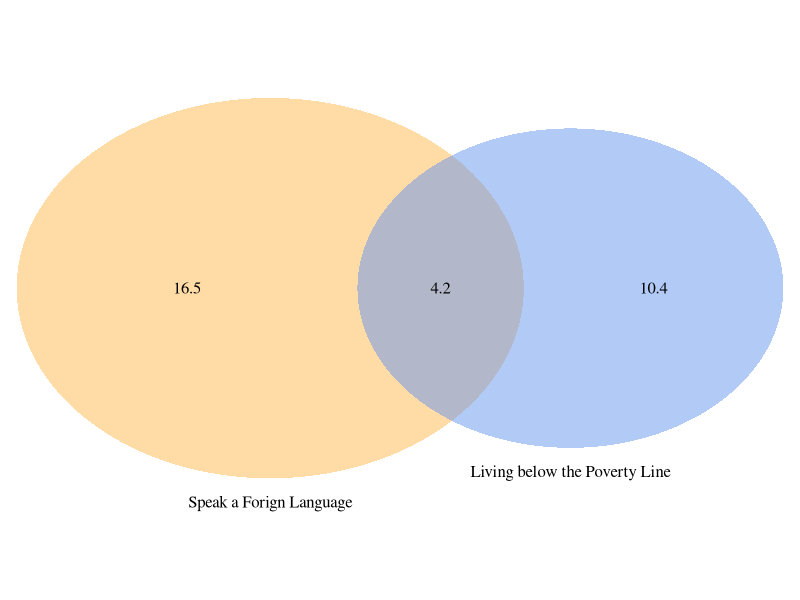
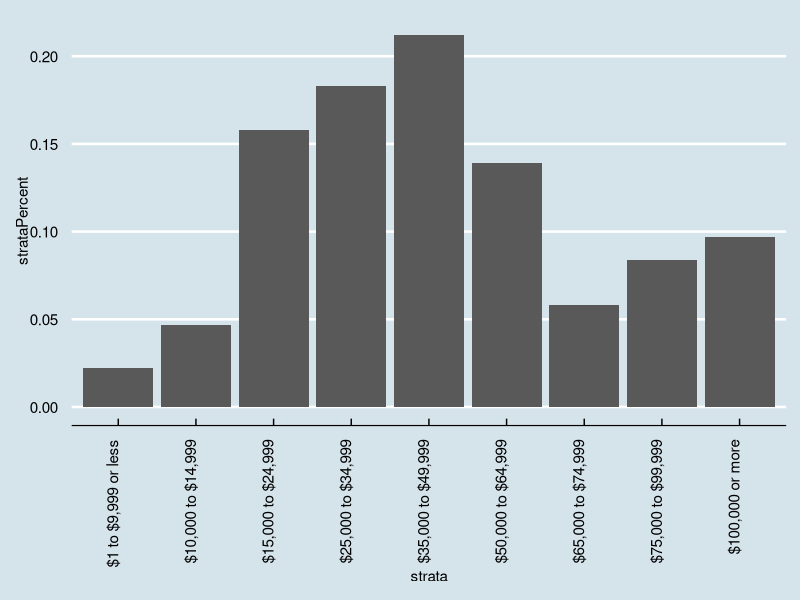

R code for these plots, in order:
## ---- chunk 1
knitr::opts_chunk$set(echo = TRUE)
#library(DT)
#DT::datatable(smokinghabits, options = list(pageLength = 10))
## ---- chunk 2
round(4 / 36, 3)
## ---- chunk 3
round(1/36, 3)
## ---- chunk 4
# install.packages('VennDiagram')
library(VennDiagram)

grid.newpage()
draw.pairwise.venn(area1 = 14.6, area2 = 20.7, cross.area = 4.2,
                   category = c("Living below the Poverty Line", "Speak a Forign Language"), 
                   lty = rep("blank", 2), fill = c("#6495ED", "#ffb84d"), 
                   alpha = rep(0.5, 2), cat.pos = c(0,  0), cat.dist = rep(0.025, 2))

## ---- chunk 5
print(paste((.104 + .042 + .165) * 100, "%" ))
## ---- chunk 6
print(paste((1 - (.104 + .042 + .165)) * 100, "%" ))
## ---- chunk 7
  .207 * .146 * 100
## ---- chunk 8
library(knitr)
Male <- c("Blue", "Brown", "Green")
Blue <- c(78, 19, 11)
Brown <- c(23,23,9)
Green <- c(13,12,16)
df = data.frame(Blue, Brown, Green, row.names = Male) # Do not incldue Male yet:
df$Totals <- apply(df, 1, sum)
df["Total" ,] <- colSums(df)
kable(df)
## ---- chunk 9
ans <-  df["Total", "Blue"] + df["Blue", "Totals"] - df["Blue", "Blue"] # Need to subtact blue blue because it would be double counted.
ans
ans / df["Total", "Totals"]
## ---- chunk 10
df["Blue", "Blue"]/df["Blue", "Totals"]
## ---- chunk 11
df["Brown", "Blue"]/ df["Brown", "Totals"]
df["Green", "Blue"]/ df["Green", "Totals"]
## ---- chunk 12
all.equal(78/114, 108/204)

a <- 78/114
b <- 108/204
identical(a,b)
## ---- chunk 13
type <- c("Fiction", "Non_Fiction")
HardCov <- c(13, 15)
PapBack <- c(59, 8)
df <- data.frame(HardCov, PapBack, row.names = type) 
df$Total <- apply(df, 1, sum)
df["Total" ,] <- colSums(df)
kable(df)
## ---- chunk 14
findProb <- function(x){
  percent = round(x*100, 3)
  print(paste("The probability of this happening is", percent, "%" ))
}

ans <- (df["Total","HardCov"]/df["Total","Total"] ) * (df["Fiction", "PapBack"]/(df["Total","Total"]-1))
findProb(ans)
## ---- chunk 15
a <- (df["Fiction","Total"]/df["Total","Total"] ) * (df["Total", "HardCov"]/(df["Total","Total"]-1))
 findProb(a)
 b  <- (df["Fiction","Total"]/df["Total","Total"] ) * ((df["Total", "HardCov"]-1)/(df["Total","Total"]-1))
findProb(b)
## ---- chunk 16
a <- (df["Fiction","Total"]/df["Total","Total"] ) * (df["Total", "HardCov"]/(df["Total","Total"]))
 findProb(a)
## ---- chunk 17
bags <- c(0,1,2)
cost <- c(0,25,35+25)
percent <- c(.54, .34, .12)
baggagefees <- data.frame(bags, cost, percent)
baggagefees

#compute expected value
Avgrev <- sum(cost * percent)
Avgrev

## ---- chunk 18
#compute variance
variability <- ((cost - Avgrev)^2) * percent
totalvar <- sum(variability)
totalvar
## ---- chunk 19
#compute standard deviation (square root of variance)
sd <- round(sqrt(totalvar),2)
sd
## ---- chunk 20
expectedrev <- Avgrev * 120
expectedrev
## ---- chunk 21
var120 <- (120 * sd^2)
var120

sd120 <- round(sqrt(var120),2)
sd120
## ---- chunk 22
strata <- c("$1 to $9,999 or less", "$10,000 to $14,999", "$15,000 to $24,999",
          "$25,000 to $34,999", "$35,000 to $49,999", "$50,000 to $64,999", 
          "$65,000 to $74,999", "$75,000 to $99,999", "$100,000 or more")
strataPercent <- c(.022, .047, .158, .183, .212, .139, .058, .084, 0.097)

df1 <- data.frame(strata, strataPercent )
df1$strata <- factor(df1$strata, levels = df1$strata) # Necessary so that ggplot does not 
#reorder the graph.
kable(df1)
## ---- chunk 23
library(ggplot2)
library(ggthemes)

p <- ggplot(data = df1, aes(strata, strataPercent)) + geom_bar(stat = "identity")  + theme_economist() + theme(axis.text.x = element_text(angle = 90, hjust = 1))
p
## ---- chunk 24
ans <- sum(df1[1:5, 2])
findProb(ans)
## ---- chunk 25
lessfem <- ans * .41
findProb(lessfem)
## ---- chunk 26
x <- .41*.718
findProb(x)
